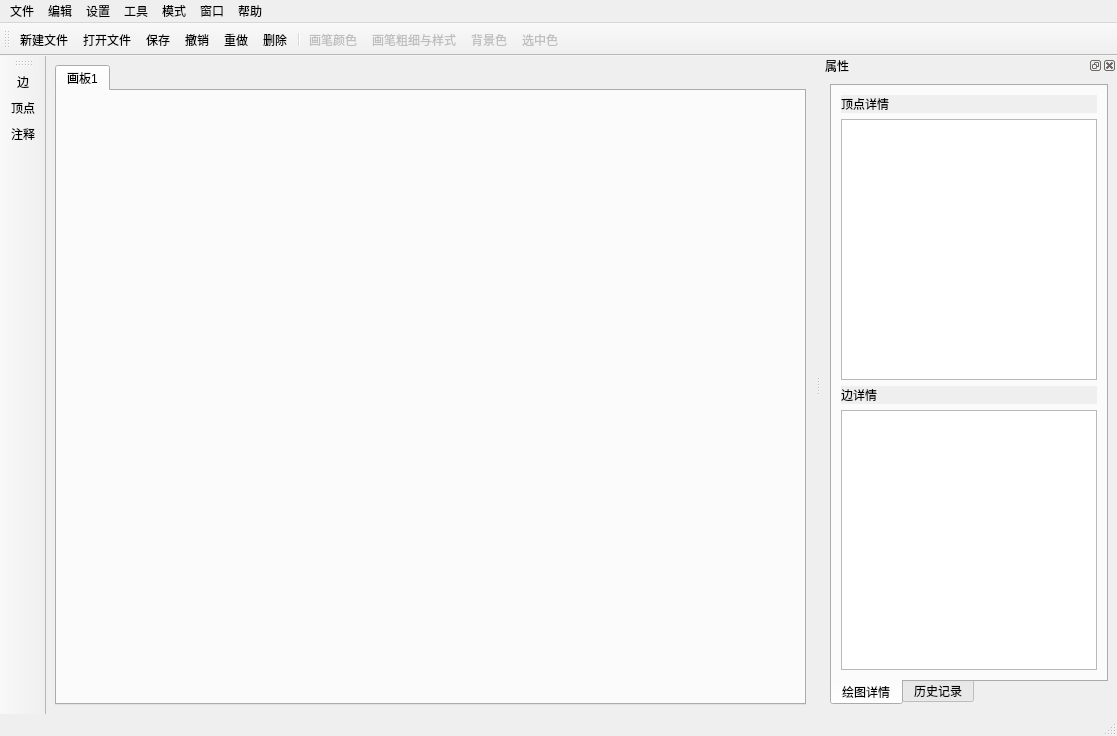
<?xml version="1.0" encoding="UTF-8"?>
<ui version="4.0">
 <class>MainWindow</class>
 <widget class="QMainWindow" name="MainWindow">
  <property name="geometry">
   <rect>
    <x>0</x>
    <y>0</y>
    <width>1117</width>
    <height>736</height>
   </rect>
  </property>
  <property name="windowTitle">
   <string>MainWindow</string>
  </property>
  <property name="windowIcon">
   <iconset resource="res.qrc">
    <normaloff>:/icons/images/08.JPG</normaloff>:/icons/images/08.JPG</iconset>
  </property>
  <widget class="QWidget" name="centralwidget">
   <layout class="QHBoxLayout" name="horizontalLayout">
    <item>
     <widget class="QTabWidget" name="tabWidget">
      <widget class="QWidget" name="Page">
       <attribute name="title">
        <string>画板1</string>
       </attribute>
      </widget>
     </widget>
    </item>
   </layout>
  </widget>
  <widget class="QMenuBar" name="menubar">
   <property name="geometry">
    <rect>
     <x>0</x>
     <y>0</y>
     <width>1117</width>
     <height>26</height>
    </rect>
   </property>
   <widget class="QMenu" name="menuFile">
    <property name="statusTip">
     <string>文件操作</string>
    </property>
    <property name="title">
     <string>文件</string>
    </property>
    <widget class="QMenu" name="menuRecent_File">
     <property name="enabled">
      <bool>false</bool>
     </property>
     <property name="title">
      <string>最近打开的文件</string>
     </property>
     <addaction name="actionFlie_List"/>
    </widget>
    <addaction name="actionNew"/>
    <addaction name="actionOpen"/>
    <addaction name="menuRecent_File"/>
    <addaction name="separator"/>
    <addaction name="actionSave"/>
    <addaction name="actionSave_Image"/>
    <addaction name="actionSave_As"/>
    <addaction name="separator"/>
    <addaction name="actionImportData"/>
    <addaction name="actionOutputData"/>
    <addaction name="separator"/>
    <addaction name="actionClose"/>
    <addaction name="separator"/>
    <addaction name="actionQuit"/>
   </widget>
   <widget class="QMenu" name="menuEdit">
    <property name="statusTip">
     <string>常用的操作</string>
    </property>
    <property name="title">
     <string>编辑</string>
    </property>
    <addaction name="actionUndo"/>
    <addaction name="actionRedo"/>
    <addaction name="actionDelete"/>
   </widget>
   <widget class="QMenu" name="menuSettings">
    <property name="statusTip">
     <string>绘图工具和绘图板相关设置</string>
    </property>
    <property name="title">
     <string>设置</string>
    </property>
    <widget class="QMenu" name="menuDraw_Tools">
     <property name="statusTip">
      <string>绘图工具</string>
     </property>
     <property name="title">
      <string>绘图工具</string>
     </property>
     <addaction name="actionArc"/>
     <addaction name="actionCircle"/>
     <addaction name="actionAdd_Annotation"/>
    </widget>
    <addaction name="menuDraw_Tools"/>
    <addaction name="separator"/>
    <addaction name="actionPen_Thickness"/>
    <addaction name="actionPen_Color"/>
    <addaction name="actionBackground_Color"/>
    <addaction name="actionAccent_Color"/>
    <addaction name="actionProperty_And_History"/>
    <addaction name="actionHide_ToolBar"/>
    <addaction name="actionHideControlPoint"/>
   </widget>
   <widget class="QMenu" name="menuTools">
    <property name="title">
     <string>工具</string>
    </property>
    <widget class="QMenu" name="menuLoop">
     <property name="statusTip">
      <string>给定图G=&lt;V,E&gt;（无向图或有向图）, G中顶点与边的交替序列£=v0e1v1e2…envn. 其中1&lt;=i&lt;=n, ei=(vi-1,vi), 则称£为v0到vn的通路。v0和vn分别为通路的起点和终点, n(边的条数)为通路的长度， 当v0=vn时，则称其为回路</string>
     </property>
     <property name="title">
      <string>回路</string>
     </property>
     <addaction name="actionEasy_Loop"/>
     <addaction name="actionPrimary_Loop"/>
    </widget>
    <widget class="QMenu" name="menuGraph_Matrix">
     <property name="title">
      <string>图的矩阵</string>
     </property>
     <widget class="QMenu" name="menu">
      <property name="title">
       <string>邻接矩阵</string>
      </property>
      <addaction name="actionWeight"/>
      <addaction name="action_EdgeNum"/>
     </widget>
     <addaction name="actionIncidence_Matrix_Undigraph"/>
     <addaction name="menu"/>
     <addaction name="actionReachable_Matrix"/>
    </widget>
    <widget class="QMenu" name="menuPathway">
     <property name="statusTip">
      <string>图的通路，定义查看（Shift+F1）</string>
     </property>
     <property name="whatsThis">
      <string>给定图G=&lt;V,E&gt;（无向图或有向图）, G中顶点与边的交替序列£=v0e1v1e2…envn. 其中1&lt;=i&lt;=n, ei=(vi-1,vi), 则称£为v0到vn的通路。v0和vn分别为通路的起点和终点, n(边的条数)为通路的长度。</string>
     </property>
     <property name="title">
      <string>通路</string>
     </property>
     <addaction name="actionEasy_Pathway"/>
     <addaction name="actionPrimary_Pathway"/>
    </widget>
    <widget class="QMenu" name="menuShow_Weight">
     <property name="title">
      <string>显示权重</string>
     </property>
     <addaction name="actionShowNodesWeight"/>
     <addaction name="actionShowEdgesWeight"/>
    </widget>
    <addaction name="menuShow_Weight"/>
    <addaction name="menuPathway"/>
    <addaction name="menuLoop"/>
    <addaction name="menuGraph_Matrix"/>
    <addaction name="actionShortestPath"/>
    <addaction name="actionConnectivity"/>
    <addaction name="actionCompleteGraph"/>
    <addaction name="actionMultipleOrSimple"/>
   </widget>
   <widget class="QMenu" name="menuMode">
    <property name="title">
     <string>模式</string>
    </property>
    <addaction name="actionRedigraph_Mode"/>
    <addaction name="actionDigraph_Mode"/>
   </widget>
   <widget class="QMenu" name="menuWinodws">
    <property name="title">
     <string>窗口</string>
    </property>
    <widget class="QMenu" name="menuLanguage">
     <property name="title">
      <string>语言</string>
     </property>
     <addaction name="actionSetEnglish"/>
     <addaction name="actionSetChinese"/>
    </widget>
    <addaction name="actionMinimise"/>
    <addaction name="actionMaximize"/>
    <addaction name="actionMini_Mode"/>
    <addaction name="menuLanguage"/>
   </widget>
   <widget class="QMenu" name="menuHelp">
    <property name="title">
     <string>帮助</string>
    </property>
    <addaction name="actionConnect_Author"/>
    <addaction name="actionWelcome"/>
    <addaction name="actionHelp_Document"/>
   </widget>
   <addaction name="menuFile"/>
   <addaction name="menuEdit"/>
   <addaction name="menuSettings"/>
   <addaction name="menuTools"/>
   <addaction name="menuMode"/>
   <addaction name="menuWinodws"/>
   <addaction name="menuHelp"/>
  </widget>
  <widget class="QStatusBar" name="statusbar"/>
  <widget class="QToolBar" name="general_utility_toolBar">
   <property name="enabled">
    <bool>true</bool>
   </property>
   <property name="windowTitle">
    <string>常规功能</string>
   </property>
   <attribute name="toolBarArea">
    <enum>TopToolBarArea</enum>
   </attribute>
   <attribute name="toolBarBreak">
    <bool>false</bool>
   </attribute>
   <addaction name="actionNew"/>
   <addaction name="actionOpen"/>
   <addaction name="actionSave"/>
   <addaction name="actionUndo"/>
   <addaction name="actionRedo"/>
   <addaction name="actionDelete"/>
   <addaction name="separator"/>
   <addaction name="actionPen_Color"/>
   <addaction name="actionPen_Thickness"/>
   <addaction name="actionBackground_Color"/>
   <addaction name="actionAccent_Color"/>
  </widget>
  <widget class="QToolBar" name="graphical_toolBar">
   <property name="windowTitle">
    <string>绘图工具</string>
   </property>
   <attribute name="toolBarArea">
    <enum>LeftToolBarArea</enum>
   </attribute>
   <attribute name="toolBarBreak">
    <bool>false</bool>
   </attribute>
   <addaction name="actionArc"/>
   <addaction name="actionCircle"/>
   <addaction name="actionAdd_Annotation"/>
  </widget>
  <widget class="QDockWidget" name="dockWidget">
   <property name="sizePolicy">
    <sizepolicy hsizetype="Preferred" vsizetype="Preferred">
     <horstretch>0</horstretch>
     <verstretch>0</verstretch>
    </sizepolicy>
   </property>
   <property name="minimumSize">
    <size>
     <width>270</width>
     <height>427</height>
    </size>
   </property>
   <property name="maximumSize">
    <size>
     <width>524287</width>
     <height>524287</height>
    </size>
   </property>
   <property name="autoFillBackground">
    <bool>true</bool>
   </property>
   <property name="allowedAreas">
    <set>Qt::LeftDockWidgetArea|Qt::RightDockWidgetArea</set>
   </property>
   <property name="windowTitle">
    <string>属性</string>
   </property>
   <attribute name="dockWidgetArea">
    <number>2</number>
   </attribute>
   <widget class="QWidget" name="dockWidgetContents">
    <property name="minimumSize">
     <size>
      <width>260</width>
      <height>0</height>
     </size>
    </property>
    <layout class="QVBoxLayout" name="verticalLayout_2">
     <item>
      <widget class="QTabWidget" name="propertyTab">
       <property name="sizePolicy">
        <sizepolicy hsizetype="Preferred" vsizetype="Preferred">
         <horstretch>0</horstretch>
         <verstretch>0</verstretch>
        </sizepolicy>
       </property>
       <property name="maximumSize">
        <size>
         <width>16777215</width>
         <height>16777215</height>
        </size>
       </property>
       <property name="tabPosition">
        <enum>QTabWidget::South</enum>
       </property>
       <property name="currentIndex">
        <number>0</number>
       </property>
       <property name="tabBarAutoHide">
        <bool>true</bool>
       </property>
       <widget class="QWidget" name="DetailsTab">
        <attribute name="title">
         <string>绘图详情</string>
        </attribute>
        <layout class="QVBoxLayout" name="verticalLayout_3">
         <item>
          <widget class="QLabel" name="label">
           <property name="autoFillBackground">
            <bool>true</bool>
           </property>
           <property name="text">
            <string>顶点详情</string>
           </property>
          </widget>
         </item>
         <item>
          <widget class="QTableView" name="nodeDetails"/>
         </item>
         <item>
          <widget class="QLabel" name="label_2">
           <property name="autoFillBackground">
            <bool>true</bool>
           </property>
           <property name="text">
            <string>边详情</string>
           </property>
          </widget>
         </item>
         <item>
          <widget class="QTableView" name="edgeDetails"/>
         </item>
        </layout>
       </widget>
       <widget class="QWidget" name="HistoryTab">
        <attribute name="title">
         <string>历史记录</string>
        </attribute>
        <layout class="QVBoxLayout" name="verticalLayout">
         <item>
          <widget class="QUndoView" name="undoView">
           <property name="minimumSize">
            <size>
             <width>0</width>
             <height>0</height>
            </size>
           </property>
           <property name="maximumSize">
            <size>
             <width>265</width>
             <height>16777215</height>
            </size>
           </property>
          </widget>
         </item>
        </layout>
       </widget>
      </widget>
     </item>
    </layout>
   </widget>
  </widget>
  <action name="actionNew">
   <property name="icon">
    <iconset resource="res.qrc">
     <normaloff>:/icons/images/128.bmp</normaloff>:/icons/images/128.bmp</iconset>
   </property>
   <property name="text">
    <string>新建文件</string>
   </property>
   <property name="toolTip">
    <string>新建文件</string>
   </property>
   <property name="statusTip">
    <string>新建文件</string>
   </property>
   <property name="shortcut">
    <string>Ctrl+N</string>
   </property>
  </action>
  <action name="actionOpen">
   <property name="icon">
    <iconset resource="res.qrc">
     <normaloff>:/icons/images/132.bmp</normaloff>:/icons/images/132.bmp</iconset>
   </property>
   <property name="text">
    <string>打开文件</string>
   </property>
   <property name="toolTip">
    <string>打开文件</string>
   </property>
   <property name="statusTip">
    <string>打开文件</string>
   </property>
   <property name="shortcut">
    <string>Ctrl+O</string>
   </property>
  </action>
  <action name="actionSave">
   <property name="icon">
    <iconset resource="res.qrc">
     <normaloff>:/icons/images/SaveFile.png</normaloff>:/icons/images/SaveFile.png</iconset>
   </property>
   <property name="text">
    <string>保存</string>
   </property>
   <property name="toolTip">
    <string>保存文件</string>
   </property>
   <property name="statusTip">
    <string>保存文件</string>
   </property>
   <property name="shortcut">
    <string>Ctrl+S</string>
   </property>
  </action>
  <action name="actionSave_As">
   <property name="text">
    <string>另存为</string>
   </property>
   <property name="toolTip">
    <string>另存为</string>
   </property>
   <property name="statusTip">
    <string>另存为</string>
   </property>
  </action>
  <action name="actionSave_All">
   <property name="enabled">
    <bool>false</bool>
   </property>
   <property name="text">
    <string>保存全部</string>
   </property>
   <property name="toolTip">
    <string>保存全部</string>
   </property>
   <property name="statusTip">
    <string>保存所有</string>
   </property>
  </action>
  <action name="actionImportData">
   <property name="enabled">
    <bool>true</bool>
   </property>
   <property name="text">
    <string>导入数据</string>
   </property>
   <property name="toolTip">
    <string>导入数据</string>
   </property>
   <property name="statusTip">
    <string>导出图数据</string>
   </property>
   <property name="shortcut">
    <string>Ctrl+Shift+I</string>
   </property>
  </action>
  <action name="actionOutputData">
   <property name="enabled">
    <bool>true</bool>
   </property>
   <property name="text">
    <string>导出数据</string>
   </property>
   <property name="toolTip">
    <string>导出数据</string>
   </property>
   <property name="statusTip">
    <string>导出图数据</string>
   </property>
   <property name="shortcut">
    <string>Ctrl+Shift+O</string>
   </property>
  </action>
  <action name="actionSave_Image">
   <property name="enabled">
    <bool>false</bool>
   </property>
   <property name="text">
    <string>保存为图片</string>
   </property>
   <property name="toolTip">
    <string>保存为图片</string>
   </property>
   <property name="statusTip">
    <string>保存为图片</string>
   </property>
  </action>
  <action name="actionClose">
   <property name="enabled">
    <bool>false</bool>
   </property>
   <property name="icon">
    <iconset resource="res.qrc">
     <normaloff>:/icons/images/108.bmp</normaloff>:/icons/images/108.bmp</iconset>
   </property>
   <property name="text">
    <string>关闭文件</string>
   </property>
   <property name="toolTip">
    <string>关闭文件</string>
   </property>
   <property name="statusTip">
    <string>关闭当前窗口</string>
   </property>
  </action>
  <action name="actionQuit">
   <property name="icon">
    <iconset resource="res.qrc">
     <normaloff>:/icons/images/DELETE.BMP</normaloff>:/icons/images/DELETE.BMP</iconset>
   </property>
   <property name="text">
    <string>退出应用</string>
   </property>
   <property name="toolTip">
    <string>退出应用</string>
   </property>
   <property name="statusTip">
    <string>退出应用程序</string>
   </property>
  </action>
  <action name="actionUndo">
   <property name="icon">
    <iconset resource="res.qrc">
     <normaloff>:/icons/images/undo.png</normaloff>:/icons/images/undo.png</iconset>
   </property>
   <property name="text">
    <string>撤销</string>
   </property>
   <property name="toolTip">
    <string>撤销</string>
   </property>
   <property name="statusTip">
    <string>退回上一步</string>
   </property>
   <property name="shortcut">
    <string>Ctrl+Z</string>
   </property>
  </action>
  <action name="actionRedo">
   <property name="icon">
    <iconset resource="res.qrc">
     <normaloff>:/icons/images/redo.png</normaloff>:/icons/images/redo.png</iconset>
   </property>
   <property name="text">
    <string>重做</string>
   </property>
   <property name="toolTip">
    <string>重做</string>
   </property>
   <property name="statusTip">
    <string>重做</string>
   </property>
   <property name="shortcut">
    <string>Ctrl+Y</string>
   </property>
  </action>
  <action name="actionDelete">
   <property name="icon">
    <iconset resource="res.qrc">
     <normaloff>:/icons/images/DELETE.BMP</normaloff>:/icons/images/DELETE.BMP</iconset>
   </property>
   <property name="text">
    <string>删除</string>
   </property>
   <property name="toolTip">
    <string>删除</string>
   </property>
   <property name="statusTip">
    <string>删除当前所选图元</string>
   </property>
   <property name="shortcut">
    <string>Del</string>
   </property>
  </action>
  <action name="actionFind">
   <property name="text">
    <string>查找</string>
   </property>
   <property name="toolTip">
    <string>查找</string>
   </property>
   <property name="statusTip">
    <string>查找图元</string>
   </property>
   <property name="shortcut">
    <string>Ctrl+F</string>
   </property>
  </action>
  <action name="actionReplace">
   <property name="text">
    <string>替换</string>
   </property>
   <property name="toolTip">
    <string>替换</string>
   </property>
   <property name="statusTip">
    <string>替换图元</string>
   </property>
   <property name="shortcut">
    <string>Ctrl+R</string>
   </property>
  </action>
  <action name="actionEasy_Pathway">
   <property name="text">
    <string>简单通路</string>
   </property>
   <property name="toolTip">
    <string>简单通路</string>
   </property>
   <property name="statusTip">
    <string>通路中的边互不相同，则称其为£的简单通路</string>
   </property>
  </action>
  <action name="actionEasy_Loop">
   <property name="text">
    <string>简单回路</string>
   </property>
   <property name="toolTip">
    <string>简单回路</string>
   </property>
  </action>
  <action name="actionIncidence_Matrix_Undigraph">
   <property name="text">
    <string>关联矩阵</string>
   </property>
   <property name="toolTip">
    <string>关联矩阵</string>
   </property>
  </action>
  <action name="actionCritical_Path">
   <property name="text">
    <string>关键路径</string>
   </property>
   <property name="toolTip">
    <string>关键路径</string>
   </property>
  </action>
  <action name="actionGraph_Coloring_Problem">
   <property name="text">
    <string>着色问题</string>
   </property>
   <property name="toolTip">
    <string>着色问题</string>
   </property>
  </action>
  <action name="actionDigraph_Mode">
   <property name="checkable">
    <bool>true</bool>
   </property>
   <property name="checked">
    <bool>true</bool>
   </property>
   <property name="text">
    <string>有向图模式</string>
   </property>
   <property name="toolTip">
    <string>有向图模式</string>
   </property>
   <property name="shortcut">
    <string>F1</string>
   </property>
  </action>
  <action name="actionRedigraph_Mode">
   <property name="checkable">
    <bool>true</bool>
   </property>
   <property name="text">
    <string>无向图模式</string>
   </property>
   <property name="toolTip">
    <string>无向图模式</string>
   </property>
   <property name="shortcut">
    <string>F2</string>
   </property>
  </action>
  <action name="actionMinimise">
   <property name="text">
    <string>窗口最小化</string>
   </property>
   <property name="toolTip">
    <string>窗口最小化</string>
   </property>
  </action>
  <action name="actionMaximize">
   <property name="text">
    <string>窗口最大化</string>
   </property>
   <property name="toolTip">
    <string>窗口最大化</string>
   </property>
  </action>
  <action name="actionMini_Mode">
   <property name="text">
    <string>迷你模式</string>
   </property>
   <property name="toolTip">
    <string>迷你模式</string>
   </property>
  </action>
  <action name="actionHide_ToolBar">
   <property name="checkable">
    <bool>true</bool>
   </property>
   <property name="checked">
    <bool>true</bool>
   </property>
   <property name="text">
    <string>显示工具栏</string>
   </property>
   <property name="toolTip">
    <string>显示与隐藏工具栏</string>
   </property>
  </action>
  <action name="actionConnect_Author">
   <property name="text">
    <string>联系作者</string>
   </property>
   <property name="toolTip">
    <string>联系作者</string>
   </property>
  </action>
  <action name="actionWelcome">
   <property name="text">
    <string>欢迎</string>
   </property>
   <property name="toolTip">
    <string>欢迎</string>
   </property>
  </action>
  <action name="actionHelp_Document">
   <property name="icon">
    <iconset resource="res.qrc">
     <normaloff>:/icons/images/08.JPG</normaloff>:/icons/images/08.JPG</iconset>
   </property>
   <property name="text">
    <string>帮助文档</string>
   </property>
   <property name="toolTip">
    <string>帮助文档</string>
   </property>
  </action>
  <action name="actionFlie_List">
   <property name="text">
    <string>最近文件</string>
   </property>
   <property name="toolTip">
    <string>最近文件</string>
   </property>
   <property name="statusTip">
    <string>最近打开的文件</string>
   </property>
  </action>
  <action name="actionPen_Thickness">
   <property name="enabled">
    <bool>false</bool>
   </property>
   <property name="icon">
    <iconset resource="res.qrc">
     <normaloff>:/icons/images/penStyle.png</normaloff>:/icons/images/penStyle.png</iconset>
   </property>
   <property name="text">
    <string>画笔粗细与样式</string>
   </property>
   <property name="toolTip">
    <string>画笔粗细与样式</string>
   </property>
   <property name="statusTip">
    <string>调整画笔粗细与样式</string>
   </property>
  </action>
  <action name="actionPen_Color">
   <property name="enabled">
    <bool>false</bool>
   </property>
   <property name="icon">
    <iconset resource="res.qrc">
     <normaloff>:/icons/images/penColor.png</normaloff>:/icons/images/penColor.png</iconset>
   </property>
   <property name="text">
    <string>画笔颜色</string>
   </property>
   <property name="toolTip">
    <string>画笔颜色</string>
   </property>
   <property name="statusTip">
    <string>调整画笔的颜色</string>
   </property>
  </action>
  <action name="actionBackground_Color">
   <property name="enabled">
    <bool>false</bool>
   </property>
   <property name="icon">
    <iconset resource="res.qrc">
     <normaloff>:/icons/images/backgroundColor.png</normaloff>:/icons/images/backgroundColor.png</iconset>
   </property>
   <property name="text">
    <string>背景色</string>
   </property>
   <property name="toolTip">
    <string>背景色</string>
   </property>
   <property name="statusTip">
    <string>调整画板的背景色</string>
   </property>
  </action>
  <action name="actionArc">
   <property name="icon">
    <iconset resource="res.qrc">
     <normaloff>:/icons/images/edge.png</normaloff>:/icons/images/edge.png</iconset>
   </property>
   <property name="text">
    <string>边</string>
   </property>
   <property name="toolTip">
    <string>曲线</string>
   </property>
   <property name="statusTip">
    <string>绘图所使用的边</string>
   </property>
  </action>
  <action name="actionCircle">
   <property name="icon">
    <iconset resource="res.qrc">
     <normaloff>:/icons/images/node.png</normaloff>:/icons/images/node.png</iconset>
   </property>
   <property name="text">
    <string>顶点</string>
   </property>
   <property name="toolTip">
    <string>结点</string>
   </property>
   <property name="statusTip">
    <string>绘图所使用的顶点</string>
   </property>
  </action>
  <action name="actionSetEnglish">
   <property name="checkable">
    <bool>true</bool>
   </property>
   <property name="text">
    <string>English</string>
   </property>
  </action>
  <action name="actionSetChinese">
   <property name="checkable">
    <bool>true</bool>
   </property>
   <property name="text">
    <string>中文</string>
   </property>
   <property name="toolTip">
    <string>中文</string>
   </property>
  </action>
  <action name="actionAdd_Annotation">
   <property name="icon">
    <iconset resource="res.qrc">
     <normaloff>:/icons/images/text.png</normaloff>:/icons/images/text.png</iconset>
   </property>
   <property name="text">
    <string>注释</string>
   </property>
   <property name="toolTip">
    <string>添加注释</string>
   </property>
   <property name="statusTip">
    <string>向图中添加注释</string>
   </property>
  </action>
  <action name="actionProperty_And_History">
   <property name="checkable">
    <bool>true</bool>
   </property>
   <property name="checked">
    <bool>true</bool>
   </property>
   <property name="text">
    <string>显示属性与历史记录</string>
   </property>
   <property name="toolTip">
    <string>显示与隐藏属性与历史记录</string>
   </property>
   <property name="statusTip">
    <string>隐藏或者显示属性栏</string>
   </property>
  </action>
  <action name="actionAccent_Color">
   <property name="enabled">
    <bool>false</bool>
   </property>
   <property name="icon">
    <iconset resource="res.qrc">
     <normaloff>:/icons/images/rt_penColor.png</normaloff>:/icons/images/rt_penColor.png</iconset>
   </property>
   <property name="text">
    <string>选中色</string>
   </property>
   <property name="toolTip">
    <string>图元选中色</string>
   </property>
   <property name="statusTip">
    <string>选中图原时的颜色</string>
   </property>
  </action>
  <action name="actionReachable_Matrix">
   <property name="text">
    <string>可达矩阵</string>
   </property>
  </action>
  <action name="actionPrimary_Pathway">
   <property name="text">
    <string>初级通路</string>
   </property>
  </action>
  <action name="actionPrimary_Loop">
   <property name="text">
    <string>初级回路</string>
   </property>
  </action>
  <action name="actionShortestPath">
   <property name="text">
    <string>最短路径</string>
   </property>
  </action>
  <action name="actionWeight">
   <property name="text">
    <string>元素为权重</string>
   </property>
  </action>
  <action name="action_EdgeNum">
   <property name="text">
    <string>元素为边数</string>
   </property>
  </action>
  <action name="actionConnectivity">
   <property name="text">
    <string>图的连通性</string>
   </property>
  </action>
  <action name="actionCompleteGraph">
   <property name="text">
    <string>完全图判定</string>
   </property>
  </action>
  <action name="actionMultipleOrSimple">
   <property name="text">
    <string>简单图多重图判定</string>
   </property>
  </action>
  <action name="actionShowNodesWeight">
   <property name="checkable">
    <bool>true</bool>
   </property>
   <property name="text">
    <string>显示顶点权重</string>
   </property>
  </action>
  <action name="actionShowEdgesWeight">
   <property name="checkable">
    <bool>true</bool>
   </property>
   <property name="text">
    <string>显示边权重</string>
   </property>
  </action>
  <action name="actionHideControlPoint">
   <property name="checkable">
    <bool>true</bool>
   </property>
   <property name="checked">
    <bool>true</bool>
   </property>
   <property name="text">
    <string>显示控制点</string>
   </property>
  </action>
 </widget>
 <resources>
  <include location="res.qrc"/>
 </resources>
 <connections>
  <connection>
   <sender>actionHide_ToolBar</sender>
   <signal>toggled(bool)</signal>
   <receiver>general_utility_toolBar</receiver>
   <slot>setVisible(bool)</slot>
   <hints>
    <hint type="sourcelabel">
     <x>-1</x>
     <y>-1</y>
    </hint>
    <hint type="destinationlabel">
     <x>555</x>
     <y>32</y>
    </hint>
   </hints>
  </connection>
  <connection>
   <sender>actionHide_ToolBar</sender>
   <signal>toggled(bool)</signal>
   <receiver>graphical_toolBar</receiver>
   <slot>setVisible(bool)</slot>
   <hints>
    <hint type="sourcelabel">
     <x>-1</x>
     <y>-1</y>
    </hint>
    <hint type="destinationlabel">
     <x>6</x>
     <y>377</y>
    </hint>
   </hints>
  </connection>
  <connection>
   <sender>actionMinimise</sender>
   <signal>triggered()</signal>
   <receiver>MainWindow</receiver>
   <slot>showMinimized()</slot>
   <hints>
    <hint type="sourcelabel">
     <x>-1</x>
     <y>-1</y>
    </hint>
    <hint type="destinationlabel">
     <x>555</x>
     <y>370</y>
    </hint>
   </hints>
  </connection>
  <connection>
   <sender>actionMaximize</sender>
   <signal>triggered()</signal>
   <receiver>MainWindow</receiver>
   <slot>showMaximized()</slot>
   <hints>
    <hint type="sourcelabel">
     <x>-1</x>
     <y>-1</y>
    </hint>
    <hint type="destinationlabel">
     <x>555</x>
     <y>370</y>
    </hint>
   </hints>
  </connection>
  <connection>
   <sender>actionProperty_And_History</sender>
   <signal>toggled(bool)</signal>
   <receiver>dockWidget</receiver>
   <slot>setVisible(bool)</slot>
   <hints>
    <hint type="sourcelabel">
     <x>-1</x>
     <y>-1</y>
    </hint>
    <hint type="destinationlabel">
     <x>967</x>
     <y>385</y>
    </hint>
   </hints>
  </connection>
  <connection>
   <sender>actionQuit</sender>
   <signal>triggered()</signal>
   <receiver>MainWindow</receiver>
   <slot>close()</slot>
   <hints>
    <hint type="sourcelabel">
     <x>-1</x>
     <y>-1</y>
    </hint>
    <hint type="destinationlabel">
     <x>558</x>
     <y>367</y>
    </hint>
   </hints>
  </connection>
 </connections>
</ui>
